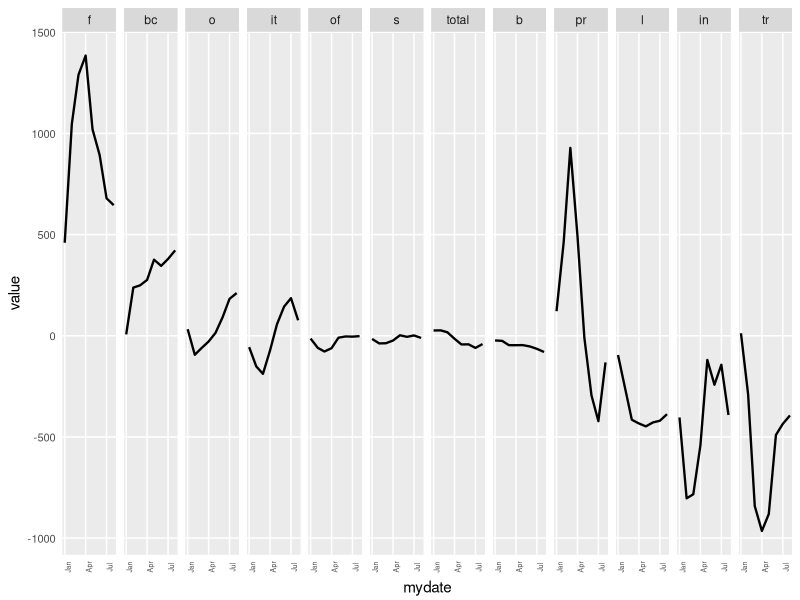

Source code (R):
#+++++++++++++++++++++++++++++++++++++++++++++++++++++++++++++++++++++++++++++++
#
#
# FileName:           plotly03.R
# FileDescription:
#
#
# Reference:
#           hpps://plot.ly/ggplot2/time-series
#
#+++++++++++++++++++++++++++++++++++++++++++++++++++++++++++++++++++++++++++++++
# Miguel P. Xochicale [http://mxochicale.github.io]
# Doctoral Researcher in Human-Robot Interaction
# University of Birmingham, U.K. (2014-2018)
#+++++++++++++++++++++++++++++++++++++++++++++++++++++++++++++++++++++++++++++++
#
#
#

library(plyr) # wrapper
library(ggplot2)



mymelt <- structure(
        list(
        mydate = structure(c(15340, 15340, 15340, 15340, 15340, 15340, 15340, 15340, 15340, 15340, 15340, 15340, 15371, 15371, 15371, 15371, 15371, 15371, 15371, 15371, 15371, 15371, 15371, 15371, 15400, 15400, 15400, 15400, 15400, 15400, 15400, 15400, 15400, 15400, 15400, 15400, 15431, 15431, 15431, 15431, 15431, 15431, 15431, 15431, 15431, 15431, 15431, 15431, 15461, 15461, 15461, 15461, 15461, 15461, 15461, 15461, 15461, 15461, 15461, 15461, 15492, 15492, 15492, 15492, 15492, 15492, 15492, 15492, 15492, 15492, 15492, 15492, 15522, 15522, 15522, 15522, 15522, 15522, 15522, 15522, 15522, 15522, 15522, 15522, 15553, 15553, 15553, 15553, 15553, 15553, 15553, 15553, 15553, 15553, 15553, 15553), class = "Date"),
        variable = c("b", "bc", "f", "in", "it", "l", "of", "o", "pr", "s", "total", "tr", "b", "bc", "f", "in", "it", "l", "of", "o", "pr", "s", "total", "tr", "b", "bc", "f", "in", "it", "l", "of", "o", "pr", "s", "total", "tr", "b", "bc", "f", "in", "it", "l", "of", "o", "pr", "s", "total", "tr", "b", "bc", "f", "in", "it", "l", "of", "o", "pr", "s", "total", "tr", "b", "bc", "f", "in", "it", "l", "of", "o", "pr", "s", "total", "tr", "b", "bc", "f", "in", "it", "l", "of", "o", "pr", "s", "total", "tr", "b", "bc", "f", "in", "it", "l", "of", "o", "pr", "s", "total", "tr"),
        value = c(-23, 6.90000000000001, 459.799999999999, -403.6, -56.1, -95, -13.8, 32.6, 121.5, -15.7, 26.2000000000007, 12.5, -25.1, 238.3, 1047.2, -803.2, -151.5, -260.5, -59.6, -93.8, 461.5, -37.7, 26.7999999999993, -288.8, -46.4, 249, 1289.8, -783.2, -188.1, -414.9, -77.7, -61, 928.4, -36.8, 17.4000000000015, -841.7, -46.5, 276.2, 1384.8, -541.1, -71.8999999999999, -433.3, -61.3, -28.3, 494.699999999999, -23.4, -14.5999999999985, -964.5, -46.1, 376.2, 1020.1, -119.4, 56.8000000000001, -447.7, -9.50000000000001, 14.2, -9.20000000000164, 2.5, -42.7999999999993, -880.6, -52.9, 345.5, 892.599999999999, -241.8, 144.3, -428.2, -3.30000000000001, 91.9, -294.800000000002, -5.19999999999999, -42.1999999999971, -490.1, -64.5, 379.7, 679.299999999999, -143.1, 185.9, -419.8, -4.30000000000001, 182.4, -421.900000000002, 1.80000000000001, -59.8999999999978, -435.2, -80.2, 422.2, 645.499999999998, -391.4, 76.6000000000001, -387.4, -1.70000000000001, 211.2, -131.500000000002, -10.6, -40.8999999999978, -393.6),
        fill = c("#A4D3EE80", "#A478AB80", "#01AEF080", "#8DC73F80", "#F8931D80", "#FFAAAA80", "#8C8C8C", "#D38D5F80", "#23238E80", "#77B9B780", "#C8373780", "#EEDD8280", "#A4D3EE80", "#A478AB80", "#01AEF080", "#8DC73F80", "#F8931D80", "#FFAAAA80", "#8C8C8C", "#D38D5F80", "#23238E80", "#77B9B780", "#C8373780", "#EEDD8280", "#A4D3EE80", "#A478AB80", "#01AEF080", "#8DC73F80", "#F8931D80", "#FFAAAA80", "#8C8C8C", "#D38D5F80", "#23238E80", "#77B9B780", "#C8373780", "#EEDD8280", "#A4D3EE80", "#A478AB80", "#01AEF080", "#8DC73F80", "#F8931D80", "#FFAAAA80", "#8C8C8C", "#D38D5F80", "#23238E80", "#77B9B780", "#C8373780", "#EEDD8280", "#A4D3EE80", "#A478AB80", "#01AEF080", "#8DC73F80", "#F8931D80", "#FFAAAA80", "#8C8C8C", "#D38D5F80", "#23238E80", "#77B9B780", "#C8373780", "#EEDD8280", "#A4D3EE80", "#A478AB80", "#01AEF080", "#8DC73F80", "#F8931D80", "#FFAAAA80", "#8C8C8C", "#D38D5F80", "#23238E80", "#77B9B780", "#C8373780", "#EEDD8280", "#A4D3EE80", "#A478AB80", "#01AEF080", "#8DC73F80", "#F8931D80", "#FFAAAA80", "#8C8C8C", "#D38D5F80", "#23238E80", "#77B9B780", "#C8373780", "#EEDD8280", "#A4D3EE80", "#A478AB80", "#01AEF080", "#8DC73F80", "#F8931D80", "#FFAAAA80", "#8C8C8C", "#D38D5F80", "#23238E80", "#77B9B780", "#C8373780", "#EEDD8280")
            ),
        .Names = c("mydate", "variable", "value", "fill"), row.names = c(NA, 96L), class = "data.frame")

myvals <- mymelt[mymelt$mydate == mymelt$mydate[nrow(mymelt)],] # last date in mymelt should always be same as ploten date as we subset earlier
mymelt <- within(mymelt, variable <- factor(variable, as.character(myvals[order(myvals$value, decreasing = T),]$variable), ordered=TRUE ))

ggplot(mymelt, aes(x=mydate, y=value)) +
geom_line(lwd=0.8)+
facet_grid(. ~ variable)+
theme(axis.text.x = element_text(size=5, angle=90),
      axis.text.y = element_text(size=8),
      axis.title.x = element_text(vjust=0),
      axis.ticks = element_blank(),
      panel.grid.minor = element_blank()  )
